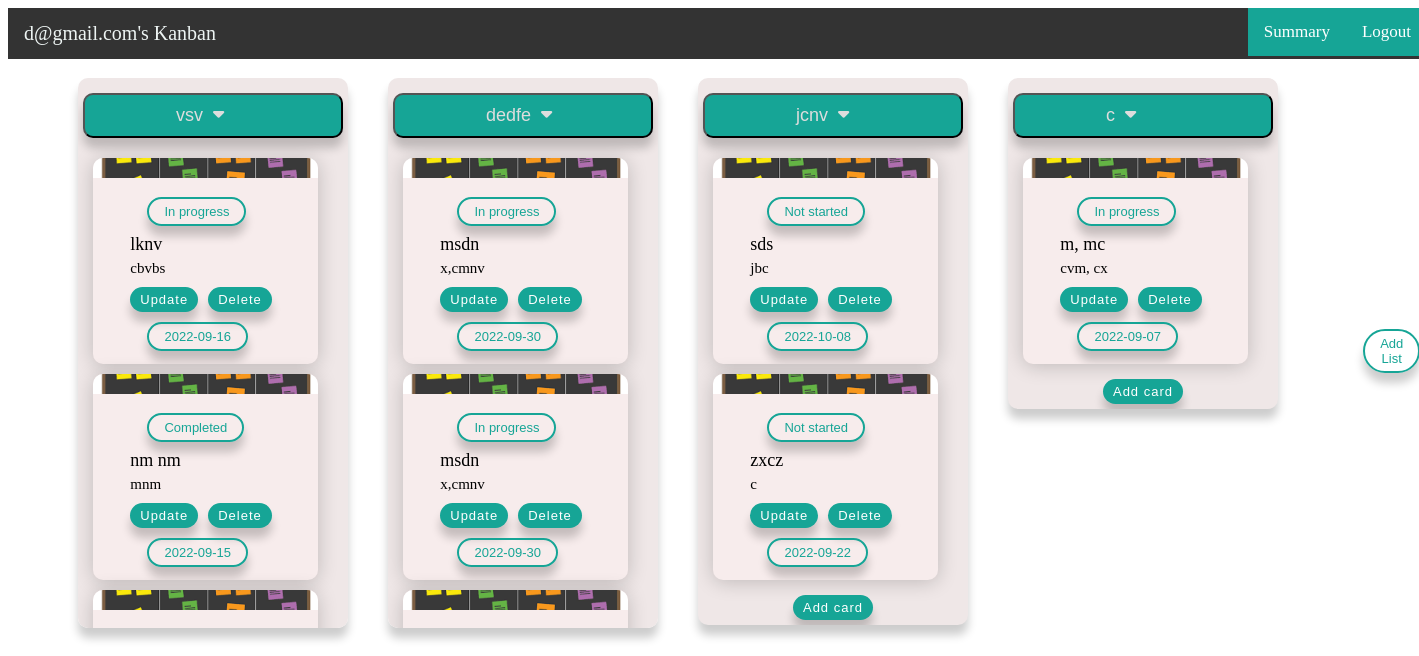
Screenshot of /2/dashboard with the database file from the repository.
### app.py (models this page shows)
class User(db.Model):
    tablename = 'user'
    user_id = db.Column(db.Integer, primary_key=True, autoincrement=True)
    user_name = db.Column(db.String(15), nullable=False, unique=True)
    emailid = db.Column(db.String(50), nullable=False)
    passw = db.Column(db.String, nullable=False)

class List(db.Model):
    tablename = 'list'
    list_id = db.Column(db.Integer, primary_key=True, autoincrement=True)
    l_name = db.Column(db.String(15), nullable=False)
    l_description = db.Column(db.String(150), nullable=False)
    user_id = db.Column(db.Integer, db.ForeignKey(
        'user.user_id'), nullable=False)

class Card(db.Model):
    tablename = 'card'
    card_id = db.Column(db.Integer, primary_key=True, autoincrement=True)
    c_name = db.Column(db.String(15), nullable=False)
    c_description = db.Column(db.String(150), nullable=False)
    p_rate = db.Column(db.String(15), nullable=False)
    deadline = db.Column(db.String(15), nullable=False)
    user_id = db.Column(db.Integer, db.ForeignKey(
        'user.user_id'), nullable=False)
    list_id = db.Column(db.Integer, db.ForeignKey(
        'list.list_id'), nullable=False)

### app.py (the view)
@app.route('/<int:user_id>/dashboard')
def dashboard(user_id):
    print(user_id)
    users = User.query.filter_by(user_id=user_id).first()
    list = List.query.filter_by(user_id=user_id).all()
    card = Card.query.filter_by(user_id=user_id).all()
    return render_template('dashboard1.html', cards=card, lists=list, users=users)

### templates/dashboard1.html (shortened to what this page needs)
<!DOCTYPE html>
<html lang="en">
  <head>
    <link
      rel="stylesheet"
      href="https://cdnjs.cloudflare.com/ajax/libs/font-awesome/4.7.0/css/font-awesome.min.css"
    />
  </head>
  <body style="background-color: white" ;>
    <div class="topnav">
      <a class="active" style="font-size: 20px" ;href="#home">
        {{ users['user_name'] }}'s Kanban</a
      >
      <a href="/logout" class="split">Logout</a>
      <a href="/summary/{{ users['user_id'] }}" class="split">Summary</a>
    </div>
    <div style="padding: 50px; display: flex">
      {% for list in lists %}
      <div class="box" style="overflow-y: scroll">
        <div class="dropdown" style="display: flex">
          <button class="box1" style="display: flex">
            {{ list['l_name'] }}
            <i class="fa fa-caret-down" style="padding-left: 10px"></i>
          </button>
        </div>
        {% for card in cards %} {% if card['list_id'] == list['list_id'] %}
        <div>
          <div class="card">
            <div class="card-header">
              <img src="{{url_for('static', filename='kanban.png')}}" />
            </div>
            <div class="card-body">
              <div style="padding-left: 23%">
                <div style="float: right">
                  <button class="btn1">{{card['p_rate']}}</button>
                </div>
              </div>
              <p>{{card['c_name']}}</p>
              <p style="font-size: 15px" ;>{{card['c_description']}}</p>
              <div style="display: flex; padding-left: 15%">
                <div style="float: right">
                  <button class="btn">
                    <a href="/card/{{ card['card_id'] }}/update">Update</a>
                  </button>
                </div>
                <div style="float: left">
                  <button class="btn" style="margin-left: 10px">
                    <a
                      href="/delete/{{ card['card_id'] }}/{{ users['user_id'] }}"
                      >Delete</a
                    >
                  </button>
                </div>
              </div>
              <div style="padding-left: 23%">
                <div style="float: right">
                  <button class="btn1">{{card['deadline']}}</button>
                </div>
              </div>
            </div>
          </div>
        </div>
        {% endif %} {% endfor %}
        <div style="text-align: center">
          <button class="btn">
            <a href='/card/{{ list["list_id"] }}'>Add card </a>
          </button>
        </div>
      </div>
      {% endfor %}
      <div
        style="
          align-items: center;
          margin-left: 5%;
          margin-bottom: 50%;
          margin-top: 20%;
        "
      >
        <button class="btn1">
          <a href='/list/{{ users["user_id"] }}'>Add List </a>
        </button>
      </div>
    </div>
  </body>
</html>

### templates/dashboard1.html (style rules this page uses)
.topnav { overflow: hidden; background-color: #333; width: 100%; position: fixed; }
.topnav a { float: left; color: #edf4f3; text-align: center; padding: 14px 16px; text-decoration: none; font-size: 17px; }
.topnav a.split { float: right; background-color: #16a596; color: white; }
.box { background-color: rgb(239, 231, 231); border-radius: 10px; box-shadow: 0 10px 10px rgba(0, 0, 0, 0.2); height: 100%; padding: 5px; margin: 20px; width: 20%; min-width: 270px; max-width: 270px; max-height: 550px; overflow-y: scroll; }
.box1 { background-color: #16a596; border-radius: 10px; box-shadow: 0 10px 10px rgba(0, 0, 0, 0.2); height: 100%; padding-left: 35%; padding-top: 10px; padding-bottom: 10px; margin-right: 40%; margin: auto; margin-top: 10px; margin-bottom: 10px; width: 100%; text-align: center; color: #ddd; font-size: 18px; }
* { box-sizing: border-box; }
.card { margin: 10px; background-color: rgb(247, 236, 236); border-radius: 10px; box-shadow: 0 2px 20px rgba(0, 0, 0, 0.2); overflow: hidden; width: 225px; height: 100%; }
.card-header img { width: 100%; height: 20px; object-fit: cover; padding: 0%; margin: 0%; }
.card-body { display: flex; flex-direction: column; justify-content: center; align-items: flex-start; padding: 5px; min-height: 100px; }
.card-body p { font-size: 18px; margin: 0 0 5px; padding-left: 15%; padding-right: 15%; }
.btn { background-color: #16a596; border: 0; border-radius: 50px; box-shadow: 0 10px 10px rgba(0, 0, 0, 0.2); color: #fff; font-size: 13px; padding: 5px 10px; margin-top: 5px; letter-spacing: 1px; }
.btn a { color: white; text-decoration: None; }
.btn1 { background-color: transparent; border: 2px solid #16a596; border-radius: 50px; color: #16a596; box-shadow: 0 10px 10px rgba(0, 0, 0, 0.2); font-size: 13px; padding: 5px 15px; margin-top: 10px; margin-bottom: 8px; }
.btn1 a { color: #16a596; text-decoration: None; }
body { overflow-y: hidden; }

### rows the page displays
User: user_name "d@gmail.com"
List: l_name "vsv"
Card: p_rate "In progress", c_name "lknv", c_description "cbvbs", deadline "2022-09-16"
Card: p_rate "Completed", c_name "nm nm", c_description "mnm", deadline "2022-09-15"
List: l_name "dedfe"
Card: p_rate "In progress", c_name "msdn", c_description "x,cmnv", deadline "2022-09-30"
Card: p_rate "In progress", c_name "msdn", c_description "x,cmnv", deadline "2022-09-30"
List: l_name "jcnv"
Card: p_rate "Not started", c_name "sds", c_description "jbc", deadline "2022-10-08"
Card: p_rate "Not started", c_name "zxcz", c_description "c", deadline "2022-09-22"
List: l_name "c"
Card: p_rate "In progress", c_name "m, mc", c_description "cvm, cx", deadline "2022-09-07"
